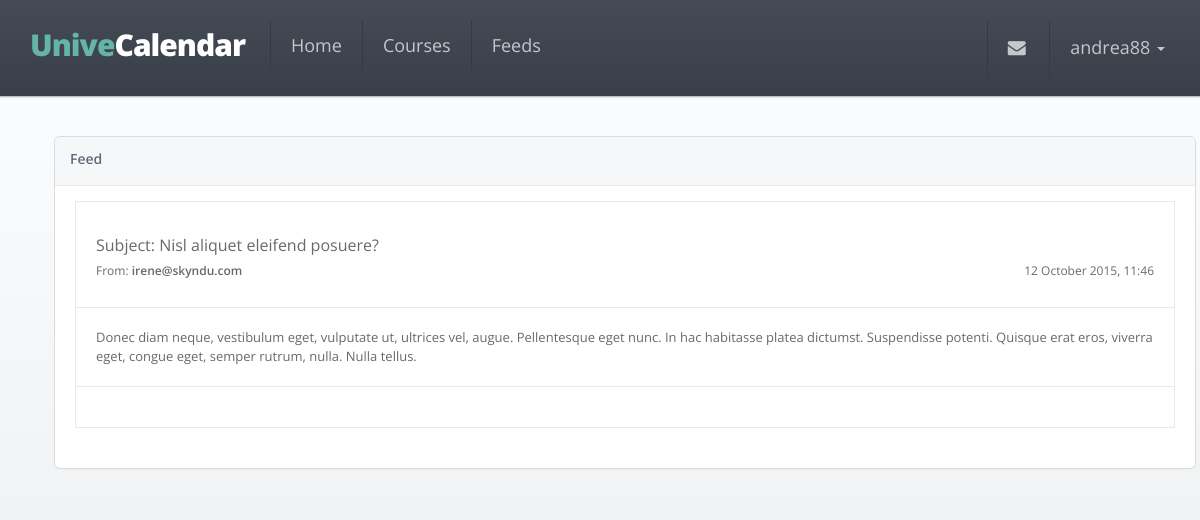
The app's page /feed/5 (signed in) with its own data.
### app/models.py (models this page shows, shortened)
class User(UserMixin, db.Model):
    __tablename__ = 'users'
    id = db.Column(db.Integer, primary_key=True)
    email = db.Column(db.String(64), unique=True)
    username = db.Column(db.String(64), unique=True)
    password_hash = db.Column(db.String(128))
    confirmed = db.Column(db.Boolean, default=False)
    member_since = db.Column(db.DateTime(), default=datetime.utcnow)
    last_seen = db.Column(db.DateTime(), default=datetime.utcnow)
    avatar_hash = db.Column(db.String(32))
    telegram_chat_id = db.Column(db.String(64))
    courses = db.relationship('Course',
                              backref='user_id',
                              secondary=follows,
                              lazy='dynamic')
    feeds = db.relationship('Feed',
                            backref='user_id',
                            secondary=reads,
                            lazy='dynamic')
    @property
    def password(self):
        raise AttributeError('Not readable')
    def read(self, feed):
        if not self.has_read(feed):
            self.feeds.append(feed)
            db.session.add(feed)
            db.session.commit()
            return True
        return False
    def has_read(self, feed):
        return self.feeds.filter_by(id=feed.id).first() is not None
    def ping(self):
        self.last_seen = datetime.utcnow()
        db.session.add(self)

class Feed(db.Model):
    __tablename__ = 'feeds'
    id = db.Column(db.Integer, primary_key=True)
    title = db.Column(db.String(64))
    body = db.Column(db.Text)
    timestamp = db.Column(db.DateTime, index=True, default=datetime.utcnow)
    professor_id = db.Column(db.Integer, db.ForeignKey('professors.id'))
    users = db.relationship('User',
                            secondary=reads,
                            backref=db.backref('feed_id', lazy='dynamic'),
                            lazy='dynamic')
    @property
    def author(self):
        return self.professor.first_name + ' ' + self.professor.last_name
    @property
    def contact(self):
        return self.professor.email
    @property
    def gravatar(self):
        return self.professor.gravatar()

class Professor(db.Model):
    __tablename__ = 'professors'
    id = db.Column(db.Integer, primary_key=True)
    first_name = db.Column(db.String(64))
    last_name = db.Column(db.String(64))
    email = db.Column(db.String(64), unique=True)
    avatar_hash = db.Column(db.String(32))
    courses = db.relationship('Course',
                              backref='professor',
                              lazy='joined')
    feeds = db.relationship('Feed',
                            backref='professor',
                            lazy='dynamic')
    def gravatar(self, size=100, default='identicon', rating='g'):
        if request.is_secure:
            url = 'https://secure.gravatar.com/avatar'
        else:
            url = 'http://www.gravatar.com/avatar'
        hash = self.avatar_hash or hashlib.md5(
            self.email.encode('utf-8')).hexdigest()
        return '{url}/{hash}?s={size}&d={default}&r={rating}'.format(
            url=url, hash=hash, size=size, default=default, rating=rating)

### app/main/views.py (the view)
@main.route('/feed/<int:id>')
@login_required
def feed(id):
    feed = Feed.query.get_or_404(id)
    current_user.read(feed)
    return render_template('feed.html', feed=feed)

### app/auth/views.py (called while the page is built)
@auth.before_app_request
def before_request():
    if current_user.is_authenticated:
        current_user.ping()
        if not current_user.confirmed \
                and request.endpoint[:5] != 'auth.' \
                and request.endpoint != 'static':
            return redirect(url_for('auth.unconfirmed'))

### app/main/views.py (called while the page is built)
@babel.localeselector
def get_locale():
    return request.accept_languages.best_match(
        current_app.config['LANGUAGES'].keys())

@main.after_app_request
def after_request(response):
    for query in get_debug_queries():
        if query.duration >= current_app.config['SLOW_DB_QUERY_TIME']:
            current_app.logger.warning(
                'Slow query: %s\nParameters: %s\nDuration: %fs\nContext: %s\n'
                % (query.statement, query.parameters, query.duration,
                   query.context))
    return response

@main.before_request
@login_required
def before_request():
    g.unread = count_unread_feeds()
    g.latest = get_latest_feeds(3)
    g.locale = get_locale()

def user_feeds_query():
    if not current_user.courses.count():
        return
    professor_ids = set([c.professor_id for c in current_user.courses])
    return Feed.query.filter(Feed.professor_id.in_(professor_ids))

def get_latest_feeds(n=5):
    query = user_feeds_query()
    if query is not None:
        return query.order_by(Feed.timestamp.desc()).limit(n).all()

def count_unread_feeds():
    query = user_feeds_query()
    if query is not None:
        return query.filter(~Feed.users.contains(current_user)).count()

### app/models.py (called while the page is built)
@login_manager.user_loader
def load_user(user_id):
    return User.query.get(int(user_id))

### app/templates/feed.html (shortened to what this page needs)
{% extends 'base.html' %}
{% set active_page='Feed' %}
{% block content %}
    <div class="row">
        <div class="col-lg-12 animated fadeInRight">
            <div class="ibox float-e-margins">
                <div class="ibox-title">
                    <h5>{{ gettext('Feed') }}</h5>
                </div>
                <div class="ibox-content">
                    <div class="mail-box-header">
                        <div class="mail-tools tooltip-demo">
                            <h3>
                                <span class="font-noraml">{{ gettext('Subject:') }} {{ feed.title }} </span>
                            </h3>
                            <h5>
                                <span class="pull-right font-noraml">{{ moment(feed.timestamp).format('D MMMM YYYY, hh:mm ') }}</span>
                                <span class="font-noraml">{{ gettext('From: ') }} </span>{{ feed.contact }}
                            </h5>
                        </div>
                    </div>
                    <div class="mail-box">
                        <div class="mail-body">
                            {{ feed.body }}
                        </div>
                        <div class="mail-body text-right tooltip-demo">
                        </div>
                    </div>
                </div>
            </div>
        </div>
    </div>
{% endblock %}

### app/templates/base.html (shortened to what this page needs)
{% import "_macros.html" as macros %}
<!DOCTYPE html>
<html>
<head>
    {% block styles %}
        <link rel="stylesheet" href="https://maxcdn.bootstrapcdn.com/bootstrap/3.3.5/css/bootstrap.min.css" >
        <link rel="stylesheet" href="https://maxcdn.bootstrapcdn.com/font-awesome/4.4.0/css/font-awesome.min.css">
        <link href="{{ url_for('static', filename='css/animate.css') }}" rel="stylesheet">
        <link href="{{ url_for('static', filename='css/style.css') }}" rel="stylesheet">
    {% endblock %}
</head>
{% block body %}
    <body class="top-navigation">
    <div id="wrapper">
        <div id="page-wrapper" class="gray-bg">
            <div class="row border-bottom fancy-bg">
                <nav class="navbar navbar-static-top" role="navigation">
                    <div class="navbar-header">
                        <a href="{{ url_for('main.index') }}" class="navbar-brand" style="font-size: 30px">
                            <span class="text-navy">Unive</span>Calendar
                        </a>
                    </div>
                    <div class="navbar-collapse collapse" id="navbar">
                        {% set navigation_bar = [
                            (url_for('main.index'), 'home', 'Home'),
                            (url_for('main.courses'), 'courses', gettext('Courses')),
                            (url_for('main.feeds'), 'feeds', gettext('Feeds'))
                        ] -%}
                        <ul class="nav navbar-nav">
                            {% for href, id, caption in navigation_bar %}
                                <li{% if id == active_page %} class="active"{% endif %}>
                                    <a aria-expanded="false" role="button" href="{{ href|e }}">{{ caption|e }}
                                    </a>
                                </li>
                            {% endfor %}
                        </ul>
                        <ul class="nav navbar-top-links navbar-right">
                            <li class="dropdown">
                                <a class="dropdown-toggle count-info" data-toggle="dropdown" href="#">
                                    <i class="fa fa-envelope"></i>
                                </a>
                            </li>
                            <li class="dropdown">
                                <a aria-expanded="false" role="button" href="#" class="dropdown-toggle" data-toggle="dropdown">{{ current_user.username }} <span class="caret"></span></a>
                            </li>
                        </ul>
                    </div>
                </nav>
            </div>
            <div class="wrapper wrapper-content">
                <div class="container">
                    {% block content %}
                    {% endblock %}
                </div>
            </div>
        </div>
    </div>
    </body>
{% endblock %}
</html>

### records on screen
User: username "andrea88"
Feed: title "Nisl aliquet eleifend posuere?", timestamp "12 October 2015, 11:46", body "Donec diam neque, vestibulum eget, vulputate ut, ultrices vel, augue. Pellentesque eget nunc. In hac habitasse platea dictumst. Suspendisse potenti. Quisque erat eros, viverra eget, congue eget, semper rutrum, nulla. Nulla tellus."
Professor: contact "irene@skyndu.com"

### other values on screen
{{ caption|e }} "Home" "Courses" "Feeds"
{{ gettext('Feed') }} "Feed"
{{ gettext('Subject:') }} "Subject:"
{{ gettext('From: ') }} "From:"
